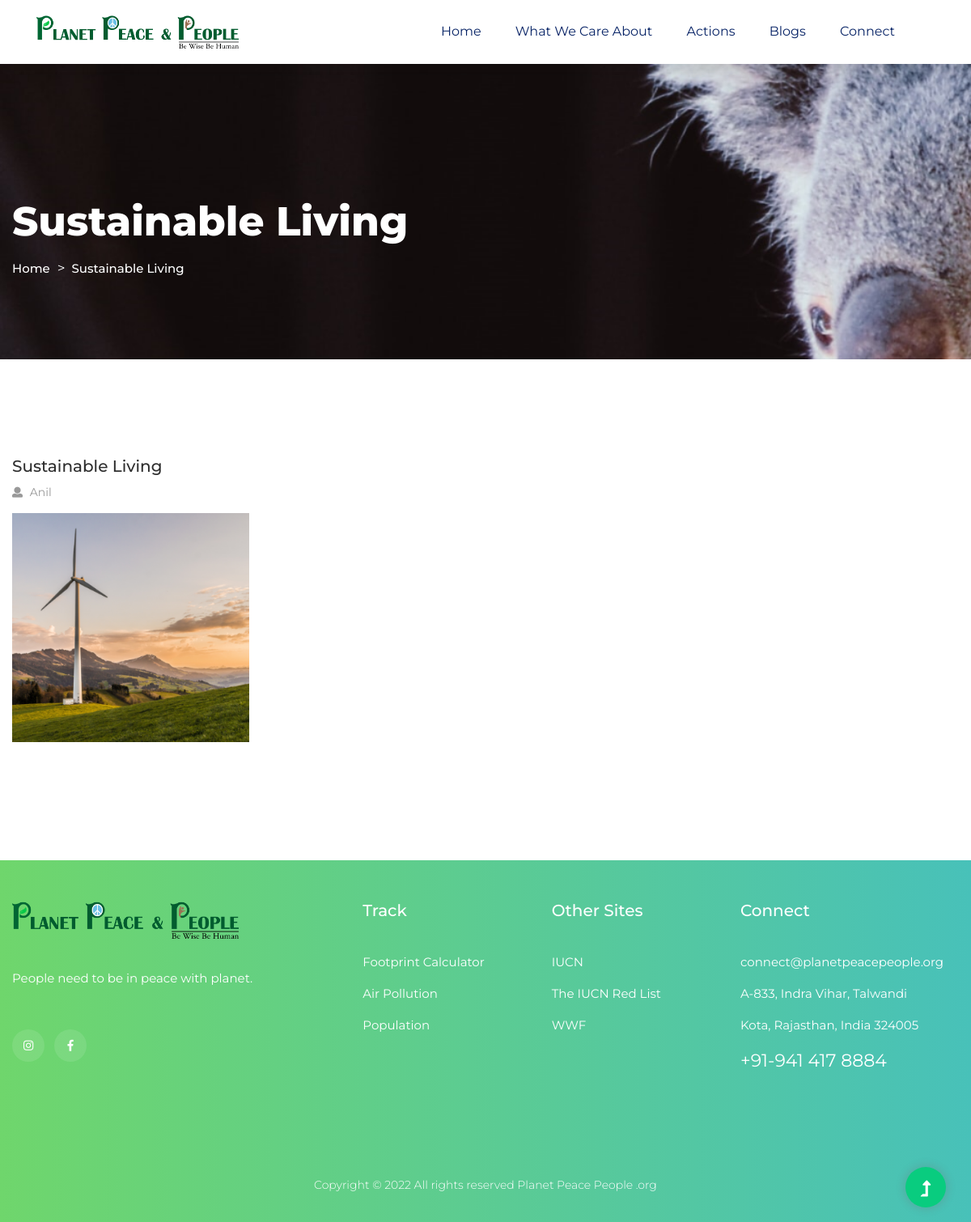
Page /projects/sustainable-living/ on the committed database.
### web/models.py (models this page shows, shortened)
class Projects(models.Model):
    title = models.CharField(max_length=200)
    date = models.DateField()
    image = models.ImageField(upload_to='images/')
    description = tinymce_models.HTMLField()
    author = models.ForeignKey(User, on_delete=models.CASCADE)
    slug = models.SlugField(max_length=200, unique=True, blank=True, null=True)
    def imageUrl(self):
        if self.image and hasattr(self.image, 'url'):
            return self.image.url

### web/views.py (the view)
# urls.py: path('projects/<slug:slug>/', projectdetails, name='projectdetails'),
def projectdetails(request, slug):
    projects = Projects.objects.exclude(slug=slug).all()[0:3]
    project = get_object_or_404(Projects, slug=slug)
    return render(request, 'project_details.html', {'project':project, 'projects':projects})

### templates/project_details.html (shortened to what this page needs)
{% extends 'base.html' %}
{% load static %}
{% block content %}
<div class="slider-area2">
  <div class="slider-height2 d-flex align-items-center">
    <div class="container">
      <div class="row">
        <div class="col-xl-12">
          <div class="hero-cap hero-cap2 pt-70">
            <h2>{{project.title}}</h2>
            <nav aria-label="breadcrumb">
              <ol class="breadcrumb">
                <li class="breadcrumb-item"><a href="{% url 'web:index' %}">Home</a></li>
                <li class="breadcrumb-item"><a href="#">{{project.title}}</a></li>
              </ol>
            </nav>
          </div>
        </div>
      </div>
    </div>
  </div>
</div>
<section class="blog_area single-post-area section-padding">
  <div class="container">
    <div class="row">
      <div class="col-lg-12 posts-list">
        <div class="single-post">
          <div class="feature-img">
            <h2 style="color: #2d2d2d;">{{project.title}}
            </h2>
            <ul class="blog-info-link mt-3 mb-4">
              <li><a href="#"><i class="fa fa-user"></i> {{project.author.first_name}}</a></li>
            </ul>
            <img class="img-fluid w-25" src="{{project.imageUrl}}" alt="">
          </div>
          <div class="blog_details">
          </div>
        </div>
      </div>
    </div>
  </div>
</section>
{% endblock %}

### rows in the picture
Projects: title "Sustainable Living", author.first_name "Anil", imageUrl (picture)
